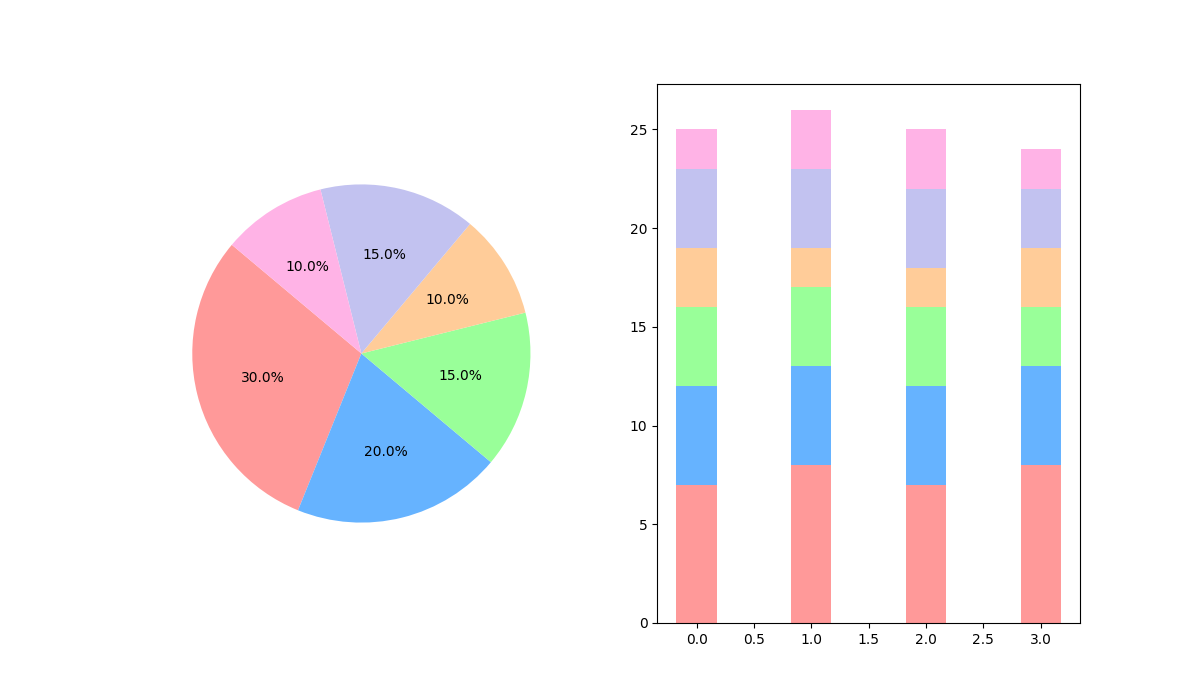

Source code (Python):
import matplotlib.pyplot as plt
import numpy as np

allocations = [30, 20, 15, 10, 15, 10]  # Budget allocations as percentages
colors = ['#ff9999','#66b3ff','#99ff99','#ffcc99','#c2c2f0','#ffb3e6']

plt.figure(figsize=(12, 7))

# Subplot 1: Pie Chart
ax1 = plt.subplot(121)
ax1.pie(
    allocations, 
    autopct='%1.1f%%', 
    startangle=140, 
    colors=colors
)

# Subplot 2: Bar Chart
quarter_allocations = [
    [7, 5, 4, 3, 4, 2],  # Q1
    [8, 5, 4, 2, 4, 3],  # Q2
    [7, 5, 4, 2, 4, 3],  # Q3
    [8, 5, 3, 3, 3, 2]   # Q4
]
quarter_allocations = np.array(quarter_allocations).T

ax2 = plt.subplot(122)
bar_width = 0.35
ind = np.arange(len(quarter_allocations[0]))
bottom = np.zeros(len(quarter_allocations[0]))

for i, allocation in enumerate(quarter_allocations):
    ax2.bar(
        ind, 
        allocation, 
        bar_width, 
        bottom=bottom, 
        color=colors[i]
    )
    bottom += allocation

# Display the plot
plt.show()
